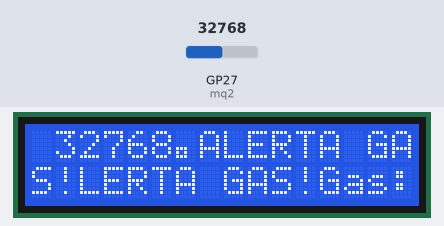
A program run on a simulated Raspberry Pi Pico running MicroPython. Parts: 16×2 character LCD. Inputs (shaded band) come from the test bench; at power-on: GP27 (mq2) = 32768 (analog values on the 0–65535 scale).

Above: at 1.2 s.
1.3 s: GP27 (mq2) set to 30448
At 2.9 s:
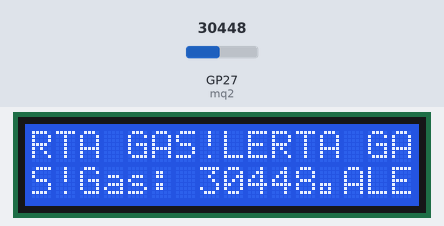
5.4 s: GP27 (mq2) set to 29600
At 7.0 s:
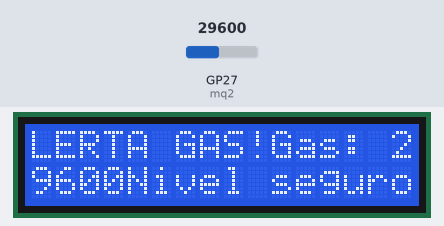
9.5 s: GP27 (mq2) set to 30655
At 11.0 s:
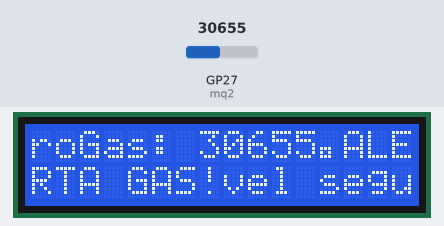
13.6 s: GP27 (mq2) set to 29345
At 14.9 s:
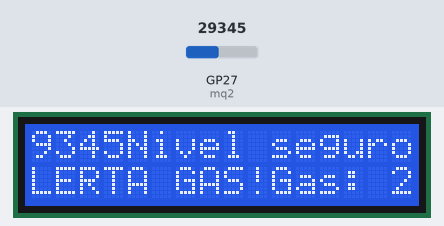
17.7 s: GP27 (mq2) set to 10624
At 18.7 s:
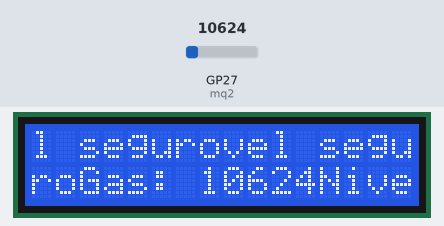
21.8 s: GP27 (mq2) set to 9520
At 23.3 s:
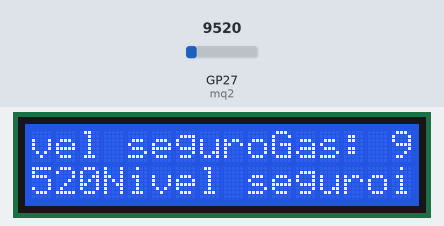
Timing chart, 0 to 24.8 s (numbered marks = the images above; inputs shaded):
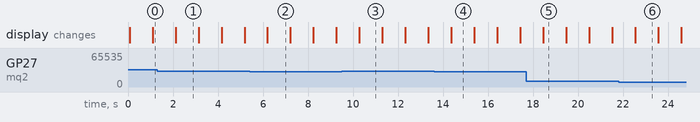

Measured:
- the behaviour switches between 30016 and 30000 on GP27 (mq2) (found by bisection; images 1 and 2)
- the behaviour switches between 10000 and 9984 on GP27 (mq2) (found by bisection; images 5 and 6)
- after the input at 5.4 s, the display: changes after 0.80 s (image 2)
- after the input at 9.5 s, the display: changes after 0.79 s (image 3)
- after the input at 13.6 s, the display: changes after 0.77 s (image 4)
- after the input at 21.8 s, the display: changes after 0.75 s (image 6)
- what the display in image 1 shows lasts 1.0 s, from 2.1 s to 3.1 s

The program:

main.py
```python
# ================================================================
# Lenguajes de Interfaz - TECNM Campus ITT
# Descripción: Muestra si la calidad del aire es segura con un sensor mq2
# Nombre: Ernesto Torres Pineda 22211665
# Fecha: 21/05/2025
# ================================================================
from machine import Pin, ADC, I2C
from lcd_api import LcdApi
from i2c_lcd import I2cLcd
import time

# LCD
i2c = I2C(0, sda=Pin(0), scl=Pin(1), freq=400000)
I2C_ADDR = i2c.scan()[0]

lcd = I2cLcd(i2c, I2C_ADDR, 2, 16)

# MQ2 en GP27 (ADC1)
mq2 = ADC(27)

while True:
    valor = mq2.read_u16()
    lcd.putstr("Gas: {}\n".format(valor))
    lcd.clear
    if valor > 30000:
        lcd.putstr("¡ALERTA GAS!")
    else:
        lcd.putstr("Nivel seguro")
    time.sleep(1)
```
